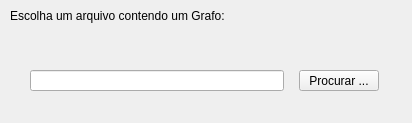
<?xml version="1.0" encoding="UTF-8"?>
<ui version="4.0">
 <class>MainWindow</class>
 <widget class="QMainWindow" name="MainWindow">
  <property name="geometry">
   <rect>
    <x>0</x>
    <y>0</y>
    <width>412</width>
    <height>123</height>
   </rect>
  </property>
  <property name="windowTitle">
   <string>MainWindow</string>
  </property>
  <widget class="QWidget" name="centralWidget">
   <widget class="QLabel" name="label">
    <property name="geometry">
     <rect>
      <x>10</x>
      <y>-10</y>
      <width>389</width>
      <height>51</height>
     </rect>
    </property>
    <property name="text">
     <string>Escolha um arquivo contendo um Grafo:</string>
    </property>
   </widget>
   <widget class="QWidget" name="horizontalLayoutWidget">
    <property name="geometry">
     <rect>
      <x>10</x>
      <y>50</y>
      <width>389</width>
      <height>61</height>
     </rect>
    </property>
    <layout class="QHBoxLayout" name="horizontalLayout">
     <property name="spacing">
      <number>15</number>
     </property>
     <property name="leftMargin">
      <number>20</number>
     </property>
     <property name="topMargin">
      <number>20</number>
     </property>
     <property name="rightMargin">
      <number>20</number>
     </property>
     <property name="bottomMargin">
      <number>20</number>
     </property>
     <item>
      <widget class="QLineEdit" name="arquivoEdit"/>
     </item>
     <item>
      <widget class="QPushButton" name="pushButton">
       <property name="text">
        <string>Procurar ...</string>
       </property>
      </widget>
     </item>
    </layout>
   </widget>
  </widget>
 </widget>
 <layoutdefault spacing="6" margin="11"/>
 <resources/>
 <connections/>
</ui>
